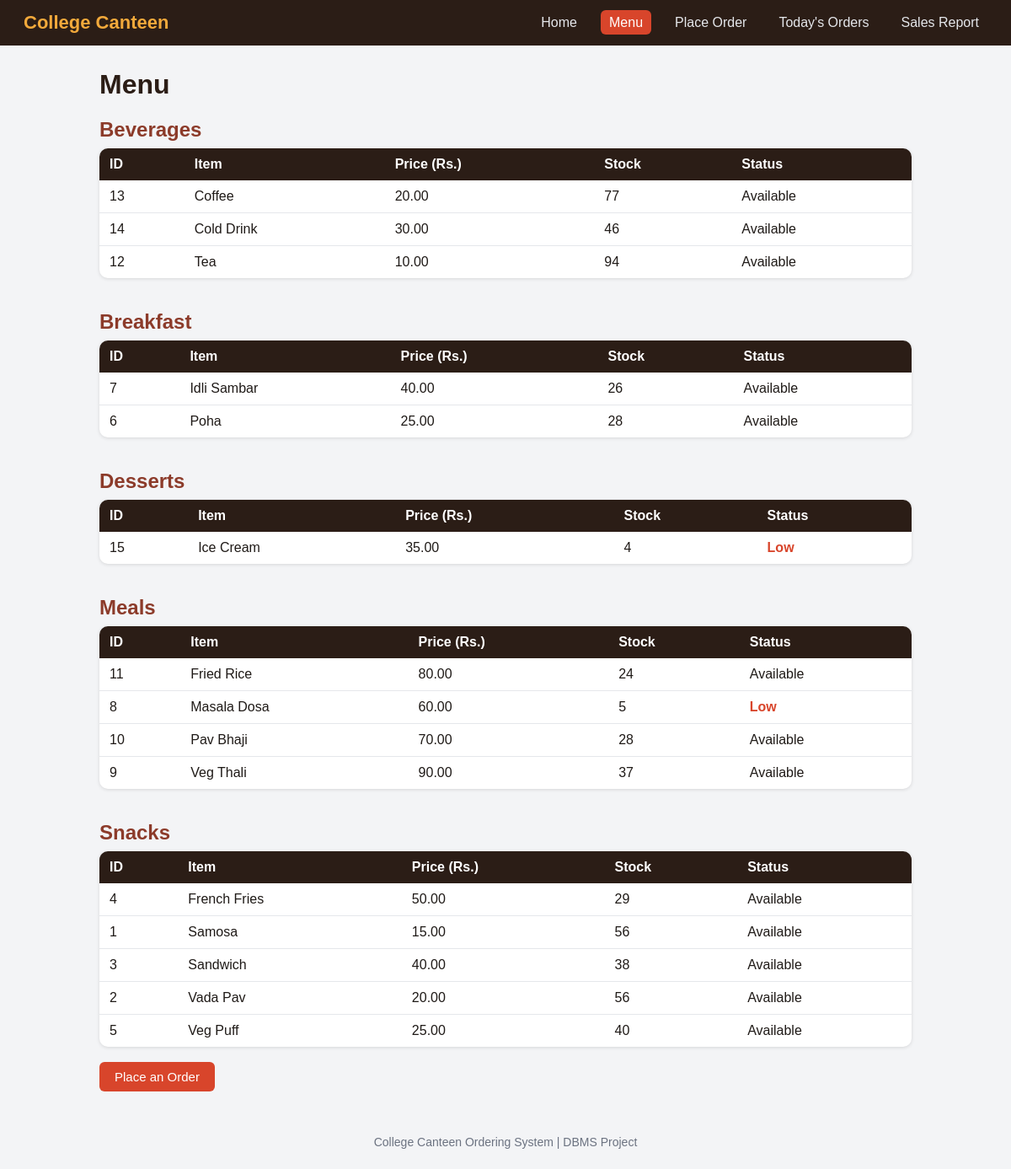
Page /menu.php on the committed database.
### tables this page shows
CREATE TABLE `food_items` (
  `item_id` int(11) NOT NULL,
  `item_name` varchar(50) NOT NULL,
  `category` varchar(20) NOT NULL,
  `price` decimal(6,2) NOT NULL,
  `available_qty` int(11) NOT NULL DEFAULT 0
);

### menu.php (the view, shortened to what this page needs)
<?php
require "header.php";
$result = $conn->query("SELECT item_id, item_name, category, price, available_qty
                        FROM Food_Items
                        ORDER BY category, item_name");
$menu = [];
while ($row = $result->fetch_assoc()) {
    $menu[$row['category']][] = $row;
}
?>
<h1>Menu</h1>
<?php foreach ($menu as $category => $items): ?>
    <h2><?= htmlspecialchars($category) ?></h2>
    <table>
        <tr>
            <th>ID</th>
            <th>Item</th>
            <th>Price (Rs.)</th>
            <th>Stock</th>
            <th>Status</th>
        </tr>
        <?php foreach ($items as $it): ?>
            <tr>
                <td><?= $it['item_id'] ?></td>
                <td><?= htmlspecialchars($it['item_name']) ?></td>
                <td><?= number_format($it['price'], 2) ?></td>
                <td><?= $it['available_qty'] ?></td>
                <td>
                    <?php if ($it['available_qty'] == 0): ?>
                        <span class="low">Sold out</span>
                    <?php elseif ($it['available_qty'] < 10): ?>
                        <span class="low">Low</span>
                    <?php else: ?>
                        Available
                    <?php endif; ?>
                </td>
            </tr>
        <?php endforeach; ?>
    </table>
    <br>
<?php endforeach; ?>
<a class="btn" href="order.php">Place an Order</a>
<?php require "footer.php"; ?>

### style.css (style rules this page uses)
* { box-sizing: border-box; }
body { margin: 0; font-family: Arial, Helvetica, sans-serif; background: #f3f4f6; color: #1f1a17; }
h1 { margin-top: 0; color: #2b1d16; }
table { width: 100%; border-collapse: collapse; background: #fff; border-radius: 10px; overflow: hidden; box-shadow: 0 1px 4px rgba(0,0,0,0.12); }
th { background: #2b1d16; color: #fff; text-align: left; padding: 10px 12px; }
td { padding: 10px 12px; border-bottom: 1px solid #e5e7eb; }
tr:last-child td { border-bottom: none; }
.btn { display: inline-block; background: #d8452b; color: #fff; border: none; padding: 9px 18px; border-radius: 6px; font-size: 15px; cursor: pointer; text-decoration: none; }
.low { color: #d8452b; font-weight: bold; }
h2 { color: #8c3b2a; margin-bottom: 8px; }

### rows in the picture
food_items: item_id "13", item_name "Coffee", price "20.00", available_qty "77", shows "Available"
food_items: item_id "14", item_name "Cold Drink", price "30.00", available_qty "46", shows "Available"
food_items: item_id "12", item_name "Tea", price "10.00", available_qty "94", shows "Available"
food_items: item_id "7", item_name "Idli Sambar", price "40.00", available_qty "26", shows "Available"
food_items: item_id "6", item_name "Poha", price "25.00", available_qty "28", shows "Available"
food_items: item_id "15", item_name "Ice Cream", price "35.00", available_qty "4", shows "Low"
food_items: item_id "11", item_name "Fried Rice", price "80.00", available_qty "24", shows "Available"
food_items: item_id "8", item_name "Masala Dosa", price "60.00", available_qty "5", shows "Low"
food_items: item_id "10", item_name "Pav Bhaji", price "70.00", available_qty "28", shows "Available"
food_items: item_id "9", item_name "Veg Thali", price "90.00", available_qty "37", shows "Available"
food_items: item_id "4", item_name "French Fries", price "50.00", available_qty "29", shows "Available"
food_items: item_id "1", item_name "Samosa", price "15.00", available_qty "56", shows "Available"
food_items: item_id "3", item_name "Sandwich", price "40.00", available_qty "38", shows "Available"
food_items: item_id "2", item_name "Vada Pav", price "20.00", available_qty "56", shows "Available"
food_items: item_id "5", item_name "Veg Puff", price "25.00", available_qty "40", shows "Available"

### other values in the picture
$label "Home Menu Place Order Today's Orders Sales Report"
$category "Beverages"
$category "Breakfast"
$category "Desserts"
$category "Meals"
$category "Snacks"
